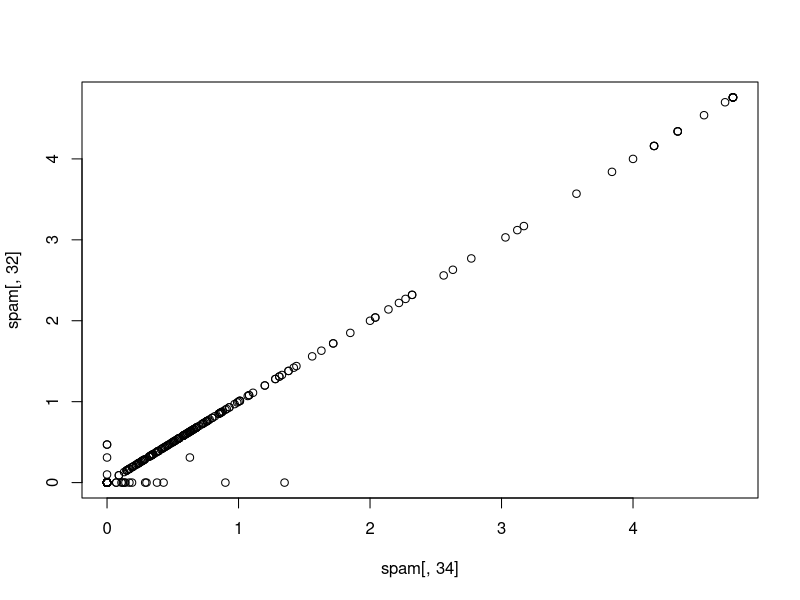
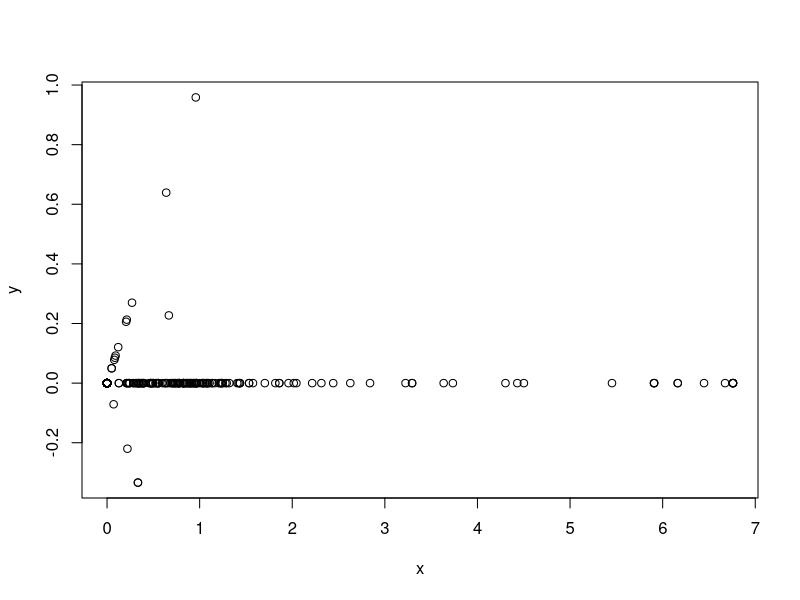
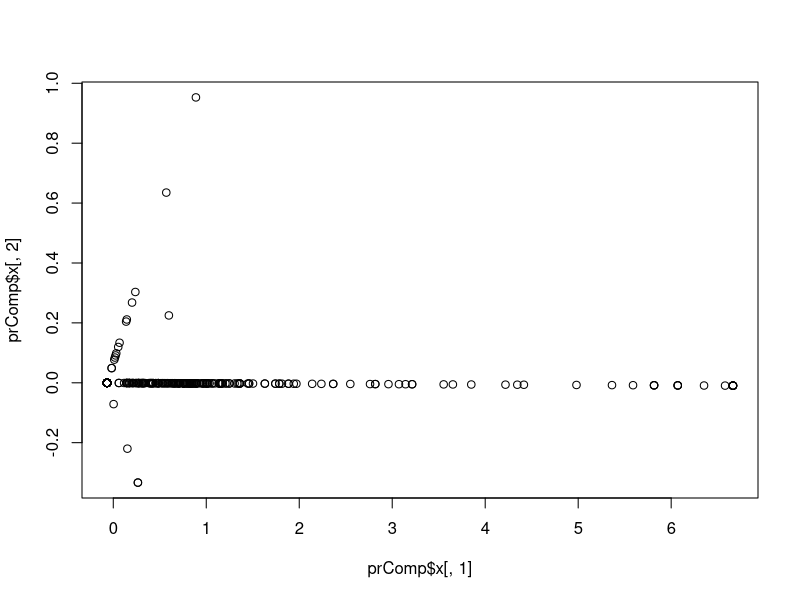
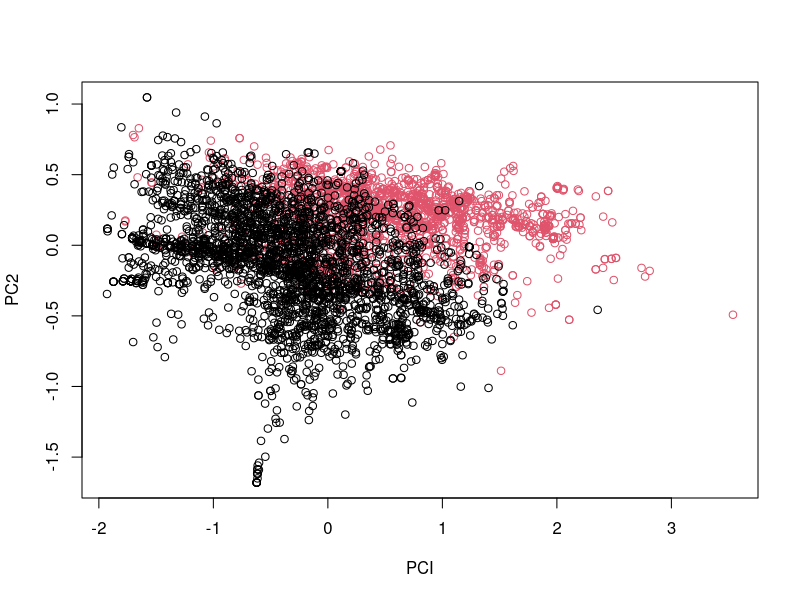
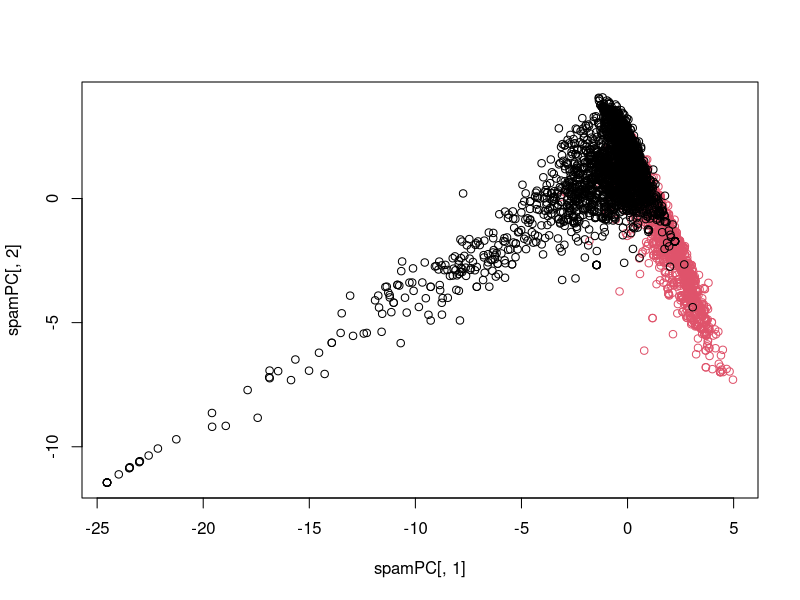

Write the R code that produced these figures, in order. (Note: this script raises an error after producing the figures.)
#############################################################
### PREPROCESSING WITH PRINCIPAL COMPONENT ANALYSIS (PCA) ###
#############################################################


# Correlated predictors

library(caret)
library(kernlab)
data(spam)

inTrain <- createDataPartition(y=spam$type,p=0.75,list=FALSE)

training <- spam[ inTrain,]
testing  <- spam[-inTrain,]

# Which 

M <- abs(cor(training[,-58]))

diag(M) <- 0
which(M > 0.8, arr.ind=T)

big_corr <- as.data.frame(which(M > 0.8, arr.ind=T))
names(big_corr)

for (k in 1:nrow(big_corr))  print(paste(toString(names(spam)[c(big_corr$row[k],big_corr$col[k])])," , ",toString(big_corr[k,]),sep=""))



plot(spam[,34],spam[,32])


# BASIC Principal Component Analysis Idea

    # We might not need every covariant/predictor
    # A weighted combination of predictors might be better
    # We should pick this combination to capture the "most information" possible
    # Benefits : 
        # Reduced numbers of predictors
        # Reduced noise (due to averaging)



# WE CAN ROTATE THE PLOT

    # i.e :  X = 0.81 x num415 + 0.71 x num857
    #        Y = 0.81 x num415 - 0.71 x num857

x <- 0.71*training$num415 + 0.71*training$num857    
y <- 0.71*training$num415 - 0.71*training$num857
plot(x,y)

# What do we get from this ? That the most of the variability is happening in the x-axis. A lot of points spread in the X-axis but 0 on y-axis
# The idea is that we might want to use the sum of both variables as a predictor

# If we get this into a matrix we would get the lower matrix
# This is good at statistical and data compression levels



###################################
### Related Solutions - PCA/SVD ###
###################################


# SVD 'Matrix Decomposition'
############################


# PCA Substrace mean and divide by SD 
#####################################

# Principal Components in R - prcomp

smallSpam <- spam[,c(34,32)]
prComp <- prcomp(smallSpam)
plot(prComp$x[,1],prComp$x[,2])


prComp$rotation

# PCA on SPAM data

typeColor <- ((spam$type=="spam")*1 + 1)
prComp <- prcomp(log10(spam[,-58]+1))
plot(prComp$x[,1],prComp$x[,2],col=typeColor,xlab="PCI",ylab="PC2")


# Doing PCA with caret package

preProc <- preProcess(log10(spam[,-58]+1),method="pca",pcaComp=2)
spamPC <- predict(preProc,log10(spam[,-58]+1))
plot(spamPC[,1],spamPC[,2],col=typeColor)

## VERY IMPORTANT TO PAY ATTENTION TO OUTLIERS ON PCA AS THEY CAN BREAK THE ANALYSIS. 
## BOX-COX might be needed. Plot to avoid problems !. Might increase difficulty to interpret.



### Preprocessing with PCA





preProc <- preProcess(log10(training[,-58]+1),method="pca",pcaComp=2)
trainPC <- predict(preProc,log10(training[,-58]+1))


            # CUIDADO con sintaxis NO añadir el dataset$type, solo type. Versión???
modelFit <- train(type ~. , method="glm", data = trainPC)    


testPC <- predict(preProc,log10(testing[,-58]+1))

confusionMatrix(testing$type,predict(modelfit,testPC))


### Alternative (sets # of PCs)


            # CUIDADO con sintaxis NO añadir el dataset$type, solo type. Versión???

modelFit <- train(type ~. , method ="glm", preProcess = "pca", data = training)

confusionMatrix(testing$type,predict(modelFit,testing))
